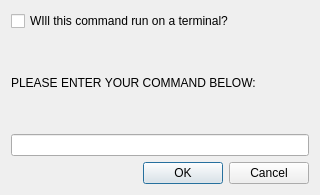
<?xml version="1.0" encoding="UTF-8"?>
<ui version="4.0">
 <class>d_customcommand</class>
 <widget class="QDialog" name="d_customcommand">
  <property name="geometry">
   <rect>
    <x>0</x>
    <y>0</y>
    <width>320</width>
    <height>195</height>
   </rect>
  </property>
  <property name="sizePolicy">
   <sizepolicy hsizetype="Expanding" vsizetype="Expanding">
    <horstretch>0</horstretch>
    <verstretch>0</verstretch>
   </sizepolicy>
  </property>
  <property name="windowTitle">
   <string>Custom Action</string>
  </property>
  <layout class="QGridLayout" name="gridLayout">
   <item row="0" column="0">
    <layout class="QVBoxLayout" name="verticalLayout">
     <item>
      <widget class="QCheckBox" name="c_isterminal">
       <property name="text">
        <string>WIll this command run on a terminal?</string>
       </property>
      </widget>
     </item>
     <item>
      <widget class="QLabel" name="label">
       <property name="text">
        <string>PLEASE ENTER YOUR COMMAND BELOW:</string>
       </property>
      </widget>
     </item>
     <item>
      <widget class="QLineEdit" name="le_command"/>
     </item>
    </layout>
   </item>
   <item row="1" column="0">
    <widget class="QDialogButtonBox" name="bb_dialog">
     <property name="orientation">
      <enum>Qt::Horizontal</enum>
     </property>
     <property name="standardButtons">
      <set>QDialogButtonBox::Cancel|QDialogButtonBox::Ok</set>
     </property>
    </widget>
   </item>
  </layout>
 </widget>
 <resources/>
 <connections>
  <connection>
   <sender>bb_dialog</sender>
   <signal>accepted()</signal>
   <receiver>d_customcommand</receiver>
   <slot>accept()</slot>
   <hints>
    <hint type="sourcelabel">
     <x>248</x>
     <y>254</y>
    </hint>
    <hint type="destinationlabel">
     <x>157</x>
     <y>274</y>
    </hint>
   </hints>
  </connection>
  <connection>
   <sender>bb_dialog</sender>
   <signal>rejected()</signal>
   <receiver>d_customcommand</receiver>
   <slot>reject()</slot>
   <hints>
    <hint type="sourcelabel">
     <x>316</x>
     <y>260</y>
    </hint>
    <hint type="destinationlabel">
     <x>286</x>
     <y>274</y>
    </hint>
   </hints>
  </connection>
 </connections>
</ui>
